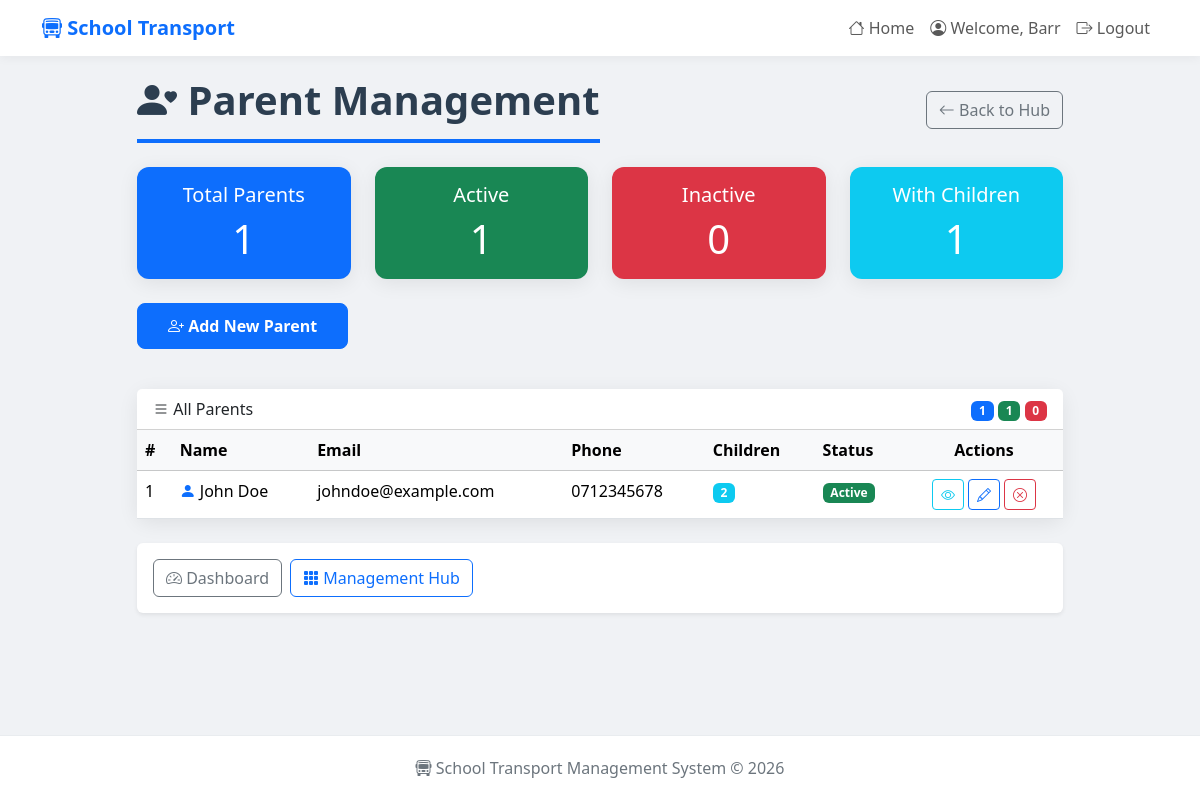
Page /parents/ (signed in) on the committed database.
### transport/models.py (models this page shows, shortened)
class User(AbstractUser):
    USER_TYPES = (
        ('admin', 'Admin'),
        ('parent', 'Parent'),
        ('assistant', 'Assistant'),
    )
    user_type = models.CharField(max_length = 20, choices = USER_TYPES)
    phone_number = models.CharField(max_length = 15)
    is_active = models.BooleanField(default = True)
    groups = models.ManyToManyField(
        'auth.Group',
        verbose_name='groups',
        blank=True,
        help_text='The groups this user belongs to.',
        related_name="transport_user_set",
        related_query_name="transport_user",
    )
    user_permissions = models.ManyToManyField(
        'auth.Permission',
        verbose_name='user permissions',
        blank=True,
        help_text='Specific permissions for this user.',
        related_name="transport_user_set",
        related_query_name="transport_user",
    )

class Parent(models.Model):
    user = models.OneToOneField(User, on_delete = models.CASCADE, related_name = 'parent_profile')
    name = models.CharField(max_length = 200)
    email = models.EmailField()
    phone_number = models.CharField(max_length = 15)
    home_address = models.TextField()

### transport/views.py (the view)
# urls.py: path('parents/', views.parent_list, name = 'parent_list'),
@login_required
def parent_list(request):
    if request.user.user_type != 'admin':
        messages.error(request, 'Access denied. Only admins can manage parents.')
        return redirect('index')
    parents = Parent.objects.all().annotate(child_count = Count('children')).order_by('name')
    total_parents = parents.count()
    active_parents = parents.filter(user__is_active = True).count()
    inactive_parents = parents.filter(user__is_active = False).count()
    parents_with_children = parents.filter(child_count__gt = 0).count()
    context = {
        'parents': parents,
        'total_parents': total_parents,
        'active_parents': active_parents,
        'inactive_parents': inactive_parents,
        'parents_with_children': parents_with_children
    }
    if request.method == 'POST':
        full_name = request.POST.get('full_name')
        username = request.POST.get('username')
        email = request.POST.get('email')
        phone_number = request.POST.get('phone_number')
        home_address = request.POST.get('home_address')
        password = request.POST.get('password')
        confirm_password = request.POST.get('confirm_password')
        if not full_name:
            messages.error(request, 'The full name is required.')
            return render(request, 'transport/parent_list.html', context)
        if not username:
            messages.error(request, 'The username is required.')
            return render(request, 'transport/parent_list.html', context)
        if not email:
            messages.error(request, 'The email is required.')
            return render(request, 'transport/parent_list.html', context)
        if not phone_number:
            messages.error(request, 'The phone_number is required.')
            return render(request, 'transport/parent_list.html', context)
        if not home_address:
            messages.error(request, 'The home_address is required.')
            return render(request, 'transport/parent_list.html', context)
        if not password:
            messages.error(request, 'The password is required.')
            return render(request, 'transport/parent_list.html', context)
        if not confirm_password:
            messages.error(request, 'Need to confirm your password.')
            return render(request, 'transport/parent_list.html', context)
        if password != confirm_password:
            messages.error(request, 'Passwords do not match.')
            return render(request, 'transport/parent_list.html', context)
        try:
            user = User.object.create(
                username = username,
                email = email,
                password = password
            )
            user.user_type = 'parent'
            user.phone_number = phone_number
            user.is_active = True
            user.save()
            parent = Parent.objects.create(
                user = user,
                name = full_name,
                email = email,
                phone_number = phone_number,
                home_address = home_address
            )
            messages.success(request, f'Parent "{full_name}" added successfully!')
            return redirect('parent_list')
        except IntegrityError:
            messages.error(request, f'Username "{username}" already exists.')
            return render(request, 'trasnport/parent_list.html', context)
        except Exception as e:
            messages.error(request, f'Error adding parent: {str(e)}')
            return render(request, 'transport/parent_list.html', context)
    else:
        return render(request, 'transport/parent_list.html', context)

### transport/templates/transport/parent_list.html (shortened to what this page needs)
{% extends 'transport/layout.html' %}
{% block body %}
    <div class="d-flex justify-content-between align-items-center mb-4">
        <h1 class="page-title mb-0">
            <i class="bi bi-person-heart"></i> Parent Management
        </h1>
        <div>
            <a href="{% url 'manage_system' %}" class="btn btn-outline-secondary">
                <i class="bi bi-arrow-left"></i> Back to Hub
            </a>
        </div>
    </div>
    <div class="row g-4 mb-4">
        <div class="col-md-3 col-6">
            <div class="card card-shadow bg-primary text-white">
                <div class="card-body text-center py-3">
                    <h5 class="card-title">Total Parents</h5>
                    <h2 class="display-4 mb-0">{{ total_parents }}</h2>
                </div>
            </div>
        </div>
        <div class="col-md-3 col-6">
            <div class="card card-shadow bg-success text-white">
                <div class="card-body text-center py-3">
                    <h5 class="card-title">Active</h5>
                    <h2 class="display-4 mb-0">{{ active_parents }}</h2>
                </div>
            </div>
        </div>
        <div class="col-md-3 col-6">
            <div class="card card-shadow bg-danger text-white">
                <div class="card-body text-center py-3">
                    <h5 class="card-title">Inactive</h5>
                    <h2 class="display-4 mb-0">{{ inactive_parents }}</h2>
                </div>
            </div>
        </div>
        <div class="col-md-3 col-6">
            <div class="card card-shadow bg-info text-white">
                <div class="card-body text-center py-3">
                    <h5 class="card-title">With Children</h5>
                    <h2 class="display-4 mb-0">{{ parents_with_children }}</h2>
                </div>
            </div>
        </div>
    </div>
    <div class="mb-4">
        <button class="btn btn-primary mb-3" type="button" data-bs-toggle="collapse" data-bs-target="#addParentForm">
            <i class="bi bi-person-plus"></i> Add New Parent
        </button>
    </div>
    <div class="card card-shadow">
        <div class="card-header bg-white d-flex justify-content-between align-items-center">
            <h6 class="mb-0">
                <i class="bi bi-list"></i> All Parents
            </h6>
            <div>
                <span class="badge bg-primary">{{ total_parents }}</span>
                <span class="badge bg-success">{{ active_parents }}</span>
                <span class="badge bg-danger">{{ inactive_parents }}</span>
            </div>
        </div>
        <div class="card-body p-0">
            {% if parents %}
                <div class="table-responsive">
                    <table class="table table-hover mb-0">
                        <thead class="table-light">
                            <tr>
                                <th>#</th>
                                <th>Name</th>
                                <th>Email</th>
                                <th>Phone</th>
                                <th>Children</th>
                                <th>Status</th>
                                <th class="text-center">Actions</th>
                            </tr>
                        </thead>
                        <tbody>
                            {% for parent in parents %}
                                <tr>
                                    <td>{{ forloop.counter }}</td>
                                    <td>
                                        <i class="bi bi-person-fill text-primary"></i>
                                        {{ parent.name }}
                                    </td>
                                    <td>{{ parent.email }}</td>
                                    <td>{{ parent.phone_number }}</td>
                                    <td>
                                        <span class="badge bg-info">{{ parent.child_count }}</span>
                                    </td>
                                    <td>
                                        {% if parent.user.is_active %}
                                            <span class="badge bg-success">Active</span>
                                        {% else %}
                                            <span class="badge bg-danger">Inactive</span>
                                        {% endif %}
                                    </td>
                                    <td>
                                        <div class="d-flex justify-content-center gap-1">
                                            <a href="{% url 'parent_detail' parent.id %}"
                                               class="btn btn-sm btn-outline-info"
                                               title="View Details">
                                                <i class="bi bi-eye"></i>
                                            </a>
                                            <a href="{% url 'edit_parent' parent.id %}"
                                               class="btn btn-sm btn-outline-primary"
                                               title="Edit Parent">
                                                <i class="bi bi-pencil"></i>
                                            </a>
                                            {% if parent.user.is_active %}
                                                <a href="{% url 'deactivate_parent' parent.id %}"
                                                   class="btn btn-sm btn-outline-danger"
                                                   title="Deactivate Parent">
                                                    <i class="bi bi-x-circle"></i>
                                                </a>
                                            {% else %}
                                                <a href="{% url 'reactivate_parent' parent.id %}"
                                                   class="btn btn-sm btn-outline-success"
                                                   title="Reactivate Parent">
                                                    <i class="bi bi-check-circle"></i>
                                                </a>
                                            {% endif %}
                                        </div>
                                    </td>
                                </tr>
                            {% endfor %}
                        </tbody>
                    </table>
                </div>
            {% endif %}
        </div>
    </div>
    <div class='mt-4'>
        <div class='card shadow-sm border-0'>
            <div class='card-body d-flex gap-2 flex-wrap'>
                <a href="{% url 'admin_dashboard' %}" class="btn btn-outline-secondary">
                    <i class="bi bi-speedometer2"></i>
                    Dashboard
                </a>
                <a href="{% url 'manage_system' %}" class="btn btn-outline-primary">
                    <i class="bi bi-grid-3x3-gap-fill"></i>
                    Management Hub
                </a>
            </div>
        </div>
    </div>
{% endblock %}

### transport/templates/transport/layout.html (shortened to what this page needs)
<!DOCTYPE html>
<html lang = "en">
    <head>
        <link href="https://cdn.jsdelivr.net/npm/bootstrap@5.3.2/dist/css/bootstrap.min.css" rel="stylesheet">
        <link rel="stylesheet" href="https://cdn.jsdelivr.net/npm/bootstrap-icons@1.11.3/font/bootstrap-icons.min.css">
    </head>
    <body>
        <nav class="navbar navbar-expand-lg navbar-light bg-white">
            <div class="container">
                <a class="navbar-brand" href = "{% url 'index' %}">
                    <i class="bi bi-bus-front"></i>
                    School Transport
                </a>
                <div class="collapse navbar-collapse" id="navbarNav">
                    <ul class="navbar-nav ms-auto">
                        <li class="nav-item">
                            <a class="nav-link" href = "{% url 'index' %}">
                                <i class="bi bi-house"></i>
                                Home
                            </a>
                        </li>
                        {% if user.is_authenticated %}
                            <li class="nav-item">
                                <span class="nav-link">
                                    <i class="bi bi-person-circle"></i>
                                    Welcome, {{ user.username }}
                                </span>
                            </li>
                            <li class="nav-item">
                                <a class="nav-link" href = "{% url 'logout' %}">
                                    <i class="bi bi-box-arrow-right"></i>
                                    Logout
                                </a>
                            </li>
                        {% endif %}
                    </ul>
                </div>
            </div>
        </nav>
        <div class="container main-container">
            <div class="row justify-content-center">
                <div class="col-lg-10">
                    {% block body %}
                    {% endblock %}
                </div>
            </div>
        </div>
        <footer class="footer">
            <div class="container">
                <p class="mb-0">
                    <i class="bi bi-bus-front"></i>
                    School Transport Management System &copy; 2026
                </p>
            </div>
        </footer>
    </body>
</html>

### transport/templates/transport/layout.html (style rules this page uses)
body { background-color: #f0f2f5; min-height: 100vh; display: flex; flex-direction: column; }
.main-container { flex: 1; padding-top: 20px; padding-bottom: 40px; }
.card-shadow { box-shadow: 0 4px 20px rgba(0,0,0,0.08); border: none; border-radius: 12px; transition: transform 0.2s ease; }
.display-4 { font-size: 2.5rem; }
.navbar-brand { font-weight: 700; color: #0d6efd !important; }
.navbar { box-shadow: 0 2px 10px rgba(0,0,0,0.05); background: white !important; }
.page-title { color: #2c3e50; font-weight: 700; margin-bottom: 30px; border-bottom: 4px solid #0d6efd; padding-bottom: 15px; }
.btn-primary { padding: 10px 30px; font-weight: 600; border-radius: 8px; transition: all 0.3s ease; }
.footer { margin-top: auto; padding: 20px 0; background: white; border-top: 1px solid #e9ecef; text-align: center; color: #6c757d; }

### rows in the picture
User: username "Barr"
Parent: name "John Doe", email "johndoe@example.com", phone_number "0712345678", child_count "2", shows "Active"

### other values in the picture
{{ total_parents }} "1"
{{ active_parents }} "1"
{{ inactive_parents }} "0"
{{ parents_with_children }} "1"
